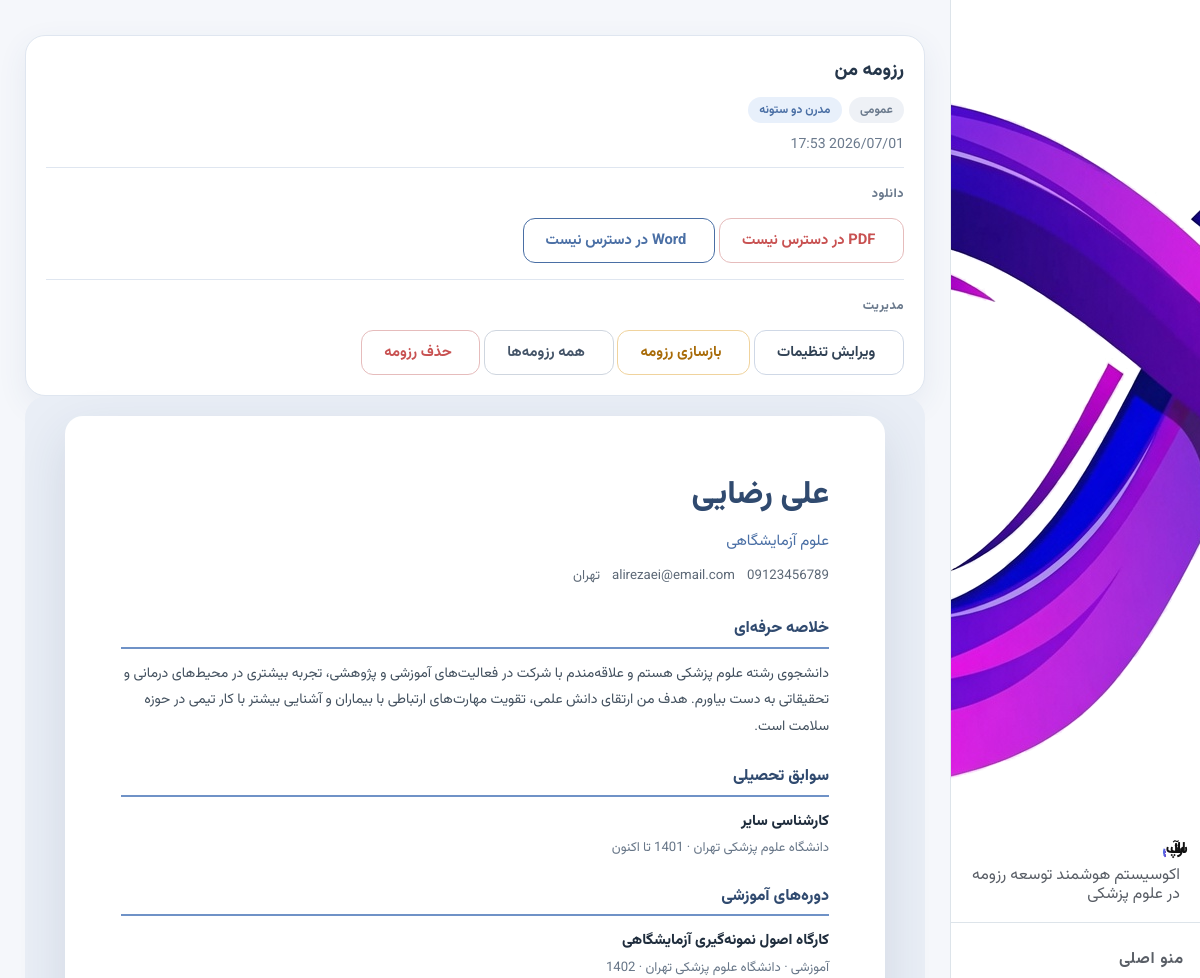
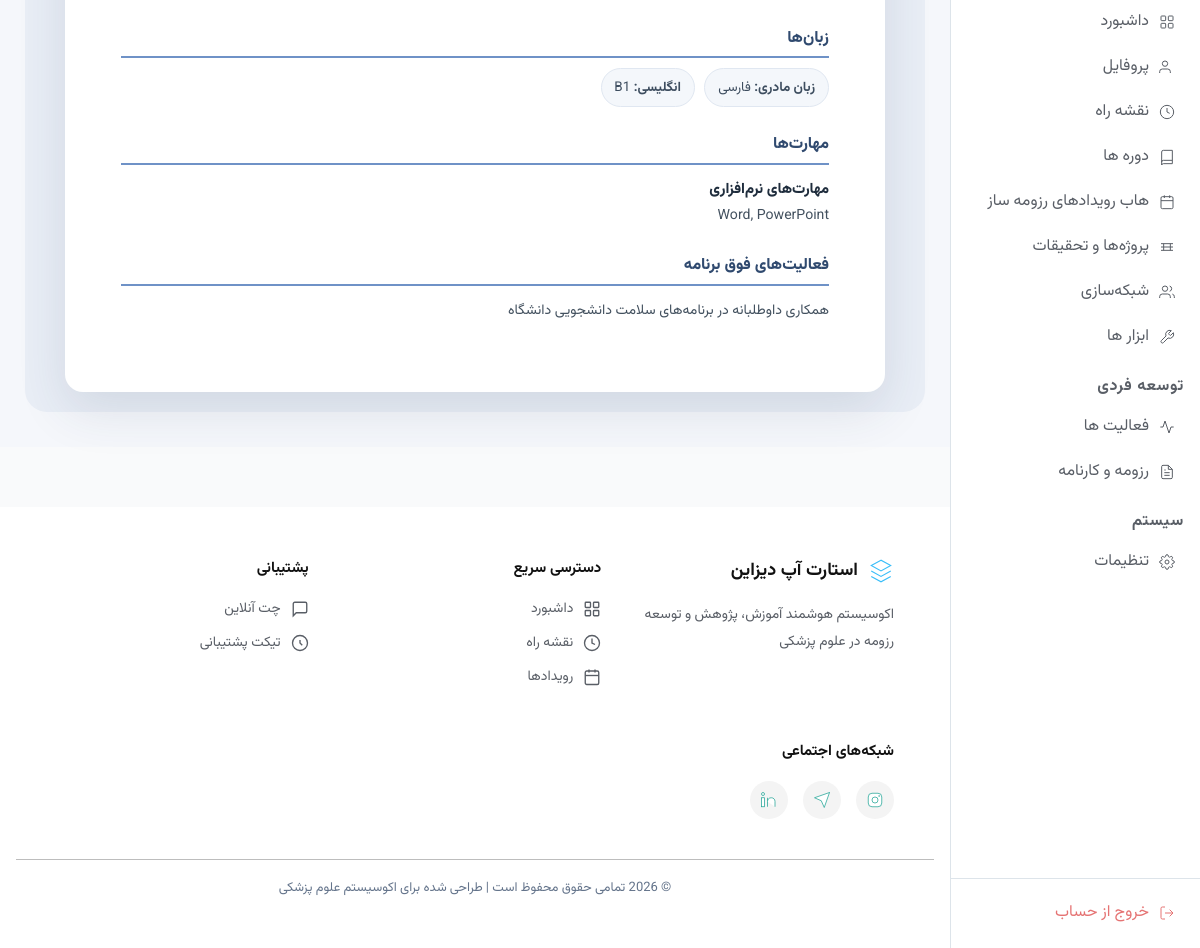
/resume/21/ (signed in), run on the app's committed database (2 pictures, top to bottom).
### resume/models.py (models this page shows, shortened)
class Resume(models.Model):
    user = models.ForeignKey(User, on_delete=models.CASCADE, related_name='resumes')
    title = models.CharField('عنوان رزومه', max_length=200, default='رزومه من')
    purpose = models.CharField('هدف رزومه', max_length=50, choices=PURPOSE_CHOICES, default='general')
    template = models.CharField('قالب رزومه', max_length=30, choices=TEMPLATE_CHOICES, default='classic')
    use_ai = models.BooleanField('استفاده از AI', default=False)
    ai_enhanced = models.BooleanField('بهبود یافته با AI', default=False)
    include_education = models.BooleanField('تحصیلات', default=True)
    include_articles = models.BooleanField('مقالات', default=True)
    include_presentations = models.BooleanField('ارائه‌ها', default=True)
    include_executive = models.BooleanField('سوابق اجرایی', default=True)
    include_training = models.BooleanField('دوره‌های آموزشی', default=True)
    include_clinical = models.BooleanField('سوابق بالینی', default=True)
    include_languages = models.BooleanField('زبان‌ها', default=True)
    include_skills = models.BooleanField('مهارت‌ها', default=True)
    include_extracurricular = models.BooleanField('فعالیت‌های فوق برنامه', default=True)
    ai_summary = models.TextField('خلاصه حرفه‌ای (AI)', blank=True)
    pdf_file = models.FileField('فایل PDF', upload_to='resumes/pdf/', blank=True, null=True)
    docx_file = models.FileField('فایل Word', upload_to='resumes/docx/', blank=True, null=True)
    created_at = models.DateTimeField(auto_now_add=True)
    updated_at = models.DateTimeField(auto_now=True)
    class Meta:
        verbose_name = 'رزومه'
        verbose_name_plural = 'رزومه‌ها'
        ordering = ['-created_at']

### accounts/models.py (models this page shows, shortened)
class Profile(models.Model):
    GENDER_CHOICES = [('مرد', 'مرد'), ('زن', 'زن')]
    MARITAL_CHOICES = [('مجرد', 'مجرد'), ('متأهل', 'متأهل')]
    MILITARY_CHOICES = [
        ('', 'مربوط نیست'),
        ('معاف', 'معاف'),
        ('طرح پزشکی', 'طرح پزشکی'),
        ('سرباز', 'سرباز'),
        ('پایان خدمت', 'پایان خدمت'),
    ]
    SERVICE_PLAN_CHOICES = [
        ('', 'انتخاب کنید'),
        ('مشمول نیستم', 'مشمول نیستم'),
        ('در حال گذراندن', 'در حال گذراندن'),
        ('پایان یافته', 'پایان یافته'),
    ]
    PROPOSAL_STATUS_CHOICES = [
        ('', 'انتخاب کنید'),
        ('همه در جریان', 'همه در جریان'),
        ('همه خاتمه‌یافته', 'همه خاتمه‌یافته'),
        ('ترکیبی', 'ترکیبی (برخی در جریان، برخی خاتمه‌یافته)'),
    ]
    ENGLISH_LEVEL_CHOICES = [
        ('', 'انتخاب کنید'),
        ('A1', 'A1'), ('A2', 'A2'),
        ('B1', 'B1'), ('B2', 'B2'),
        ('C1', 'C1'), ('C2', 'C2'),
    ]
    GOAL_CHOICES = [
        ('استعداد درخشان', 'استعداد درخشان'),
        ('۴۰ امتیازی', '۴۰ امتیازی'),
        ('هیات علمی', 'هیات علمی'),
        ('ریسرچ پوزیشن / فلوشیپ خارج', 'ریسرچ پوزیشن / فلوشیپ خارج'),
    ]
    user = models.OneToOneField(User, on_delete=models.CASCADE, related_name='profile')
    first_name = models.CharField('نام', max_length=100)
    last_name = models.CharField('نام خانوادگی', max_length=100)
    gender = models.CharField('جنسیت', max_length=10, choices=GENDER_CHOICES)
    marital_status = models.CharField('وضعیت تأهل', max_length=10, choices=MARITAL_CHOICES, blank=True)
    military_status = models.CharField('وضعیت سربازی', max_length=20, choices=MILITARY_CHOICES, blank=True)
    job_title = models.CharField('عنوان شغلی', max_length=150, blank=True)
    birth_date = models.CharField('تاریخ تولد', max_length=20)
    country = models.CharField('کشور', max_length=100, blank=True, default='ایران')
    city = models.CharField('استان / شهر محل سکونت', max_length=100, blank=True)
    phone = models.CharField('شماره موبایل', max_length=20)
    email = models.EmailField('ایمیل', blank=True)
    website = models.URLField('وب‌سایت شخصی', blank=True)
    national_id = models.CharField('کد ملی / شماره پاسپورت', max_length=20, blank=True)
    orcid = models.CharField('شناسه ORCID', max_length=20, blank=True)
    proposal_count = models.PositiveSmallIntegerField('تعداد پروپوزال‌ها', null=True, blank=True)
    proposal_status = models.CharField('وضعیت پروپوزال‌ها', max_length=50, choices=PROPOSAL_STATUS_CHOICES, blank=True)
    software_skills = models.TextField('مهارت‌های نرم‌افزاری', blank=True)
    writing_skills = models.TextField('مهارت‌های نگارشی', blank=True)
    clinical_certs = models.TextField('گواهینامه‌های مهارتی', blank=True)
    clinical_exp = models.TextField('سوابق کار دانشجویی و بالینی', blank=True)
    procedures = models.TextField('مهارت‌های پروسیجرال', blank=True)
    native_lang = models.CharField('زبان مادری', max_length=50, default='فارسی')
    english_level = models.CharField('سطح زبان انگلیسی', max_length=5, choices=ENGLISH_LEVEL_CHOICES, blank=True, default='')
    lang_cert = models.TextField('مدرک زبان انگلیسی', blank=True)
    other_langs = models.TextField('سایر زبان‌ها', blank=True)
    extracurricular = models.TextField('فعالیت‌های فوق برنامه', blank=True)
    goal = models.CharField('هدف نهایی حرفه‌ای', max_length=50, choices=GOAL_CHOICES)
    specialty = models.CharField('حوزه تخصصی', max_length=200, blank=True)
    goal_notes = models.TextField('توضیحات اهداف', blank=True)
    service_plan = models.CharField('وضعیت طرح نیروی انسانی', max_length=30, choices=SERVICE_PLAN_CHOICES, blank=True)
    raw_text = models.TextField('متن خام پروفایل', blank=True)
    created_at = models.DateTimeField(auto_now_add=True)
    updated_at = models.DateTimeField(auto_now=True)
    class Meta:
        verbose_name = 'پروفایل'
        verbose_name_plural = 'پروفایل‌ها'

class Education(models.Model):
    FIELD_CHOICES = [
        ('پزشکی', 'پزشکی'), ('دندان‌پزشکی', 'دندان‌پزشکی'),
        ('داروسازی', 'داروسازی'), ('پرستاری', 'پرستاری'),
        ('فیزیوتراپی', 'فیزیوتراپی'), ('سایر', 'سایر'),
    ]
    DEGREE_CHOICES = [
        ('کارشناسی', 'کارشناسی'), ('کارشناسی ارشد', 'کارشناسی ارشد'),
        ('دکتری عمومی', 'دکتری عمومی'), ('دکتری تخصصی', 'دکتری تخصصی'),
    ]
    UNI_TYPE_CHOICES = [('تیپ ۱', 'تیپ ۱'), ('تیپ ۲', 'تیپ ۲'), ('تیپ ۳', 'تیپ ۳')]
    STAGE_CHOICES = [
        ('علوم پایه', 'علوم پایه'), ('فیزیوپات', 'فیزیوپات'),
        ('استاژری', 'استاژری'), ('اینترنی', 'اینترنی'),
        ('فارغ‌التحصیل', 'فارغ‌التحصیل'),
    ]
    profile = models.ForeignKey(Profile, on_delete=models.CASCADE, related_name='educations')
    field = models.CharField('رشته تحصیلی', max_length=30, choices=FIELD_CHOICES)
    degree = models.CharField('مقطع تحصیلی', max_length=20, choices=DEGREE_CHOICES)
    university = models.CharField('دانشگاه', max_length=200, blank=True)
    uni_type = models.CharField('تیپ دانشگاه', max_length=10, choices=UNI_TYPE_CHOICES, blank=True)
    start_date = models.CharField('تاریخ شروع', max_length=20, blank=True)
    end_date = models.CharField('تاریخ پایان', max_length=50, blank=True)
    stage = models.CharField('مرحله تحصیلی', max_length=20, choices=STAGE_CHOICES, blank=True)
    current_term = models.PositiveSmallIntegerField(
        'ترم فعلی', null=True, blank=True,
        validators=[MinValueValidator(1), MaxValueValidator(20)]
    )
    remaining_terms = models.PositiveSmallIntegerField(
        'ترم‌های باقیمانده', null=True, blank=True,
        validators=[MaxValueValidator(20)]
    )
    gpa = models.DecimalField(
        'معدل', max_digits=4, decimal_places=2, null=True, blank=True,
        validators=[MinValueValidator(0), MaxValueValidator(20)]
    )
    class Meta:
        verbose_name = 'تحصیلات'
        verbose_name_plural = 'تحصیلات'
        ordering = ['start_date']

class TrainingCourse(models.Model):
    CATEGORY_CHOICES = [
        ('پژوهشی', 'پژوهشی'),
        ('بالینی', 'بالینی'),
        ('آموزشی', 'آموزشی'),
        ('نرم‌افزاری', 'نرم‌افزاری'),
        ('زبان', 'زبان'),
        ('سایر', 'سایر'),
    ]
    STATUS_CHOICES = [
        ('تکمیل‌شده', 'تکمیل‌شده'),
        ('در حال گذراندن', 'در حال گذراندن'),
        ('ناتمام', 'ناتمام'),
    ]
    CERTIFICATE_CHOICES = [
        ('دارد', 'دارد'),
        ('ندارد', 'ندارد'),
    ]
    profile = models.ForeignKey(Profile, on_delete=models.CASCADE, related_name='training_courses')
    title = models.CharField('عنوان دوره', max_length=300, blank=True)
    category = models.CharField('دسته', max_length=30, choices=CATEGORY_CHOICES, blank=True)
    status = models.CharField('وضعیت', max_length=30, choices=STATUS_CHOICES, blank=True)
    organizer = models.CharField('برگزارکننده', max_length=200, blank=True)
    date = models.CharField('تاریخ', max_length=20, blank=True)
    certificate = models.CharField('گواهی', max_length=10, choices=CERTIFICATE_CHOICES, blank=True)
    skills_gained = models.TextField('مهارت کسب‌شده', blank=True)
    class Meta:
        verbose_name = 'دوره آموزشی'
        verbose_name_plural = 'دوره‌های آموزشی'
        ordering = ['date']

### resume/views.py (the view)
# urls.py: path('<int:pk>/', views.resume_detail, name='resume_detail'),
@login_required
def resume_detail(request, pk):
    resume = get_object_or_404(Resume, pk=pk, user=request.user)
    profile = request.user.profile
    return render(request, 'resume/resume_detail.html', {
        'resume': resume,
        'profile': profile,
    })

### templates/resume/resume_detail.html (shortened to what this page needs)
{% extends "base.html" %}
{% load static %}
{% block extra_css %}
<link rel="stylesheet" href="{% static 'css/styles.css' %}">
{% endblock %}
{% block content %}
<div class="rs-page" dir="rtl">
  <div class="container-fluid py-4">
    <div class="row g-4">
      <div class="col-lg-3 col-md-4">
        <div class="rs-sidebar-card sticky-top" style="top: 90px;">
          <div class="rs-sidebar-head">
            <h5 class="rs-sidebar-title">{{ resume.title }}</h5>
            <div class="rs-inline-badges">
              <span class="rs-badge rs-badge-gray">{{ resume.get_purpose_display }}</span>
              <span class="rs-badge rs-badge-blue">{{ resume.get_template_display }}</span>
            </div>
            <p class="rs-card-date mb-0">
              {{ resume.created_at|date:"Y/m/d H:i" }}
            </p>
          </div>
          <div class="rs-sidebar-section">
            <h6 class="rs-sidebar-label">دانلود</h6>
            {% if resume.pdf_file %}
            <a href="{% url 'resume:download_pdf' resume.pk %}" class="rs-btn rs-btn-danger w-100 mb-2">
              <i class="bi bi-file-pdf-fill me-2"></i>دانلود PDF
            </a>
            {% else %}
            <button class="rs-btn rs-btn-outline-danger w-100 mb-2" disabled>
              PDF در دسترس نیست
            </button>
            {% endif %}
            {% if resume.docx_file %}
            <a href="{% url 'resume:download_docx' resume.pk %}" class="rs-btn rs-btn-primary w-100 mb-2">
              <i class="bi bi-file-word-fill me-2"></i>دانلود Word
            </a>
            {% else %}
            <button class="rs-btn rs-btn-outline-primary w-100 mb-2" disabled>
              Word در دسترس نیست
            </button>
            {% endif %}
          </div>
          <div class="rs-sidebar-section">
            <h6 class="rs-sidebar-label">مدیریت</h6>
            <a href="{% url 'resume:resume_edit' resume.pk %}" class="rs-btn rs-btn-outline-secondary w-100 mb-2">
              ویرایش تنظیمات
            </a>
            <a href="{% url 'resume:resume_regenerate' resume.pk %}" class="rs-btn rs-btn-outline-warning w-100 mb-2">
              بازسازی رزومه
            </a>
            <a href="{% url 'resume:resume_list' %}" class="rs-btn rs-btn-outline-dark w-100 mb-2">
              همه رزومه‌ها
            </a>
            <a href="{% url 'resume:resume_delete' resume.pk %}" class="rs-btn rs-btn-outline-danger w-100">
              حذف رزومه
            </a>
          </div>
        </div>
      </div>
      <div class="col-lg-9 col-md-8">
        <div class="rs-preview-shell">
          <div class="rs-paper" id="resumePreview" data-template="{{ resume.template }}">
            {% with tmpl=resume.template %}
            <div class="rs-paper-header rs-paper-header-{{ tmpl }}">
              <h1 class="rs-paper-name">{{ profile.first_name }} {{ profile.last_name }}</h1>
              {% if profile.job_title or profile.specialty %}
              <p class="rs-paper-subtitle">
                {% if profile.specialty %}{{ profile.specialty }}{% endif %}
              </p>
              {% endif %}
              <div class="rs-paper-contact">
                {% if profile.phone %}<span> {{ profile.phone }}</span>{% endif %}
                {% if profile.email %}<span> {{ profile.email }}</span>{% endif %}
                {% if profile.city %}<span> {{ profile.city }}</span>{% endif %}
              </div>
            </div>
            {% if resume.ai_enhanced and resume.ai_summary %}
            <div class="rs-paper-section">
              <div class="rs-paper-section-title rs-paper-section-title-{{ tmpl }}">
                خلاصه حرفه‌ای
                <span class="rs-badge rs-badge-orange ms-2"><i class="bi bi-stars"></i> AI</span>
              </div>
              <p class="rs-paper-body">{{ resume.ai_summary }}</p>
            </div>
            {% elif profile.goal_notes %}
            <div class="rs-paper-section">
              <div class="rs-paper-section-title rs-paper-section-title-{{ tmpl }}">خلاصه حرفه‌ای</div>
              <p class="rs-paper-body">{{ profile.goal_notes }}</p>
            </div>
            {% endif %}
            {% if resume.include_education and profile.educations.all %}
            <div class="rs-paper-section">
              <div class="rs-paper-section-title rs-paper-section-title-{{ tmpl }}">سوابق تحصیلی</div>
              {% for edu in profile.educations.all %}
              <div class="rs-paper-item">
                <div class="rs-paper-item-title">{{ edu.degree }} {{ edu.field }}</div>
                <div class="rs-paper-item-meta">
                  {{ edu.university }}{% if edu.uni_type %} · {{ edu.uni_type }}{% endif %}
                  {% if edu.start_date or edu.end_date %} · {{ edu.start_date }} تا
                  {{ edu.end_date|default:"اکنون" }}{% endif %}
                </div>
              </div>
              {% endfor %}
            </div>
            {% endif %}
            {% if resume.include_training and profile.training_courses.all %}
            <div class="rs-paper-section">
              <div class="rs-paper-section-title rs-paper-section-title-{{ tmpl }}">دوره‌های آموزشی</div>
              {% for tc in profile.training_courses.all %}
              <div class="rs-paper-item">
                <div class="rs-paper-item-title">{{ tc.title }}</div>
                <div class="rs-paper-item-meta">
                  {% if tc.category %}{{ tc.category }}{% endif %}
                  {% if tc.organizer %} · {{ tc.organizer }}{% endif %}
                  {% if tc.date %} · {{ tc.date }}{% endif %}
                </div>
              </div>
              {% endfor %}
            </div>
            {% endif %}
            {% if resume.include_languages %}
            {% if profile.native_lang or profile.english_level or profile.other_langs %}
            <div class="rs-paper-section">
              <div class="rs-paper-section-title rs-paper-section-title-{{ tmpl }}">زبان‌ها</div>
              <div class="rs-lang-list">
                {% if profile.native_lang %}
                <div class="rs-lang-chip"><strong>زبان مادری:</strong> {{ profile.native_lang }}</div>
                {% endif %}
                {% if profile.english_level %}
                <div class="rs-lang-chip">
                  <strong>انگلیسی:</strong> {{ profile.english_level }}
                </div>
                {% endif %}
              </div>
            </div>
            {% endif %}
            {% endif %}
            {% if resume.include_skills %}
            {% if profile.software_skills or profile.writing_skills %}
            <div class="rs-paper-section">
              <div class="rs-paper-section-title rs-paper-section-title-{{ tmpl }}">مهارت‌ها</div>
              {% if profile.software_skills %}
              <div class="rs-paper-item">
                <div class="rs-paper-item-title">مهارت‌های نرم‌افزاری</div>
                <p class="rs-paper-body">{{ profile.software_skills }}</p>
              </div>
              {% endif %}
            </div>
            {% endif %}
            {% endif %}
            {% if resume.include_extracurricular and profile.extracurricular %}
            <div class="rs-paper-section">
              <div class="rs-paper-section-title rs-paper-section-title-{{ tmpl }}">فعالیت‌های فوق برنامه</div>
              <p class="rs-paper-body">{{ profile.extracurricular }}</p>
            </div>
            {% endif %}
            {% endwith %}
          </div>
        </div>
      </div>
    </div>
  </div>
</div>
{% endblock %}

### data on the page
Resume: title "رزومه من", purpose "عمومی", template "مدرن دو ستونه", created_at "2026/07/01 17:53"
Profile: first_name "علی", last_name "رضایی", specialty "علوم آزمایشگاهی", phone "09123456789", email "alirezaei@email.com", city "تهران", goal_notes "دانشجوی رشته علوم پزشکی هستم و علاقه‌مندم با شرکت در فعالیت‌های آموزشی و پژوهشی، تجربه بیشتری در محیط‌های درمانی و تحقیقاتی به دست بیاورم. هدف من ارتقای دانش علمی، تقویت مهارت‌های ارتباطی با بیماران و آشنایی بیشتر با کار تیمی در حوزه سلامت است.", native_lang "فارسی", english_level "B1", software_skills "Word, PowerPoint", extracurricular "همکاری داوطلبانه در برنامه‌های سلامت دانشجویی دانشگاه"
Education: degree "کارشناسی", field "سایر", university "دانشگاه علوم پزشکی تهران", start_date "1401", end_date "اکنون"
TrainingCourse: title "کارگاه اصول نمونه‌گیری آزمایشگاهی", category "آموزشی", organizer "دانشگاه علوم پزشکی تهران", date "1402"
